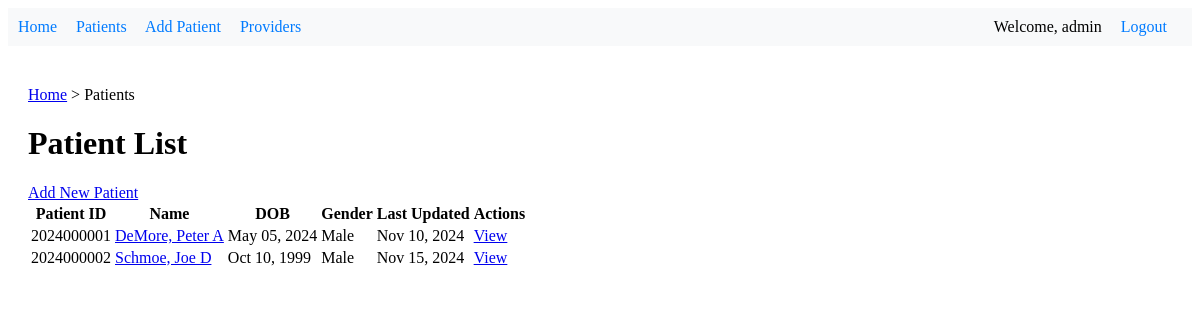
/patients/ (signed in), run on the app's committed database.
### patient_records/models.py (models this page shows, shortened)
class Patient(models.Model):
    GENDER_CHOICES = [
        ('M', 'Male'),
        ('F', 'Female'),
        ('O', 'Other'),
    ]
    id = models.AutoField(primary_key=True)
    date = models.DateField()
    allergies = models.TextField(blank=True, null=True)
    code_status = models.CharField(max_length=50, blank=True, null=True)
    poa_name = models.CharField(max_length=100)
    relationship = models.CharField(max_length=50, blank=True, null=True)
    poa_contact = models.CharField(max_length=100)
    veteran = models.BooleanField(default=False)
    veteran_spouse = models.BooleanField(default=False)
    marital_status = models.CharField(max_length=50, blank=True, null=True)
    street_address = models.CharField(max_length=255, blank=True, null=True)
    city = models.CharField(max_length=100, blank=True, null=True)
    state = models.CharField(max_length=100, blank=True, null=True)
    zip = models.CharField(max_length=20, blank=True, null=True)
    patient_phone = models.CharField(max_length=20, blank=True, null=True)
    patient_email = models.EmailField(blank=True, null=True)
    last_updated = models.DateTimeField(auto_now=True)
    modified_by = models.ForeignKey(User, on_delete=models.SET_NULL, null=True, blank=True)
    patient_number = models.CharField(max_length=10, unique=True, editable=False, null=True, blank=True)
    first_name = models.CharField(max_length=50, null=True, blank=True)
    middle_name = models.CharField(max_length=50, blank=True, null=True)
    last_name = models.CharField(max_length=50, null=True, blank=True)
    date_of_birth = models.DateField(null=True, blank=True)
    gender = models.CharField(max_length=1, choices=GENDER_CHOICES, null=True, blank=True)
    ssn = models.CharField(max_length=11, verbose_name="SSN", null=True, blank=True)
    height_cm = models.DecimalField(max_digits=5, decimal_places=2, verbose_name="Height (cm)", null=True, blank=True)
    height_inches = models.DecimalField(max_digits=5, decimal_places=2, verbose_name="Height (inches)", null=True, blank=True)
    def get_gender_display(self):
        return dict(self.GENDER_CHOICES).get(self.gender, 'None')

### patient_records/views.py (the view)
# urls.py: path('patients/', views.patient_list, name='patient_list'),
@login_required
def patient_list(request):
    breadcrumbs = [
        {'label': 'Patients', 'url': None}
    ]
    search_query = request.GET.get('search', '')
    sort_option = request.GET.get('sort', 'date')
    patients = Patient.objects.all()
    if search_query:
        patients = patients.filter(poa_name__icontains=search_query) | patients.filter(id__icontains=search_query)
    if sort_option:
        patients = patients.order_by(sort_option)
    paginator = Paginator(patients, 10)
    page_number = request.GET.get('page')
    page_obj = paginator.get_page(page_number)
    context = {
        'patients': page_obj,
        'is_paginated': paginator.num_pages > 1,
        'page_obj': page_obj,
        'breadcrumbs': breadcrumbs,
        'page_title': 'Patient List'
    }
    return render(request, 'patient_records/patient_list.html', context)

### patient_records/templatetags/patient_tags.py (called while the page is built)
@register.filter
def full_name(patient):
    if patient.middle_name:
        return f"{patient.last_name}, {patient.first_name} {patient.middle_name}"
    return f"{patient.last_name}, {patient.first_name}"

### patient_records/templates/patient_records/patient_list.html (shortened to what this page needs)
{% extends 'patient_records/base.html' %}
{% load patient_tags %}
{% block content %}
{% include 'components/_breadcrumbs.html' %}
<div class="content-header">
    <h1>Patient List</h1>
    <a href="{% url 'add_patient' %}" class="button">Add New Patient</a>
</div>
<div class="patient-list">
    {% if patients %}
        <table class="data-table">
            <thead>
                <tr>
                    <th>Patient ID</th>
                    <th>Name</th>
                    <th>DOB</th>
                    <th>Gender</th>
                    <th>Last Updated</th>
                    <th><span class="sr-only">Actions</span></th>
                </tr>
            </thead>
            <tbody>
                {% for patient in patients %}
                <tr>
                    <td>{{ patient.patient_number }}</td>
                    <td><a href="{% url 'patient_detail' patient.id %}">{{ patient|full_name }}</a></td>
                    <td>{{ patient.date_of_birth|date:"M d, Y" }}</td>
                    <td>{{ patient.get_gender_display }}</td>
                    <td>{{ patient.last_updated|date:"M d, Y" }}</td>
                    <td class="actions">
                        <a href="{% url 'patient_detail' patient.id %}" class="action-link">View</a>
                    </td>
                </tr>
                {% endfor %}
            </tbody>
        </table>
    {% else %}
        <p>No patients found.</p>
    {% endif %}
</div>
{% endblock %}

### patient_records/templates/components/_navigation.html
{% if user.is_authenticated %}
    <nav>
        <a href="{% url 'home' %}">Home</a>
        <a href="{% url 'patient_list' %}">Patients</a>
        <a href="{% url 'add_patient' %}">Add Patient</a>
        <a href="{% url 'provider_list' %}">Providers</a>
        <div class="user-nav">
            <span>Welcome, {{ user.username }}</span>
            <a href="{% url 'logout' %}">Logout</a>
        </div>
    </nav>
{% endif %}

### patient_records/templates/patient_records/base.html (style rules this page uses)
nav { background-color: #f8f9fa; padding: 10px; margin-bottom: 20px; }
nav a { margin-right: 15px; text-decoration: none; color: #007bff; }
.user-nav { float: right; }
.user-nav span { margin-right: 15px; }

### data on the page
Patient: patient_number "2024000001", middle_name+last_name+first_name "DeMore, Peter A", date_of_birth "May 05, 2024", gender "Male", last_updated "Nov 10, 2024"
Patient: patient_number "2024000002", middle_name+last_name+first_name "Schmoe, Joe D", date_of_birth "Oct 10, 1999", gender "Male", last_updated "Nov 15, 2024"

### other printed values
{{ user.username }} "admin"
{{ breadcrumb.label }} "Patients"
